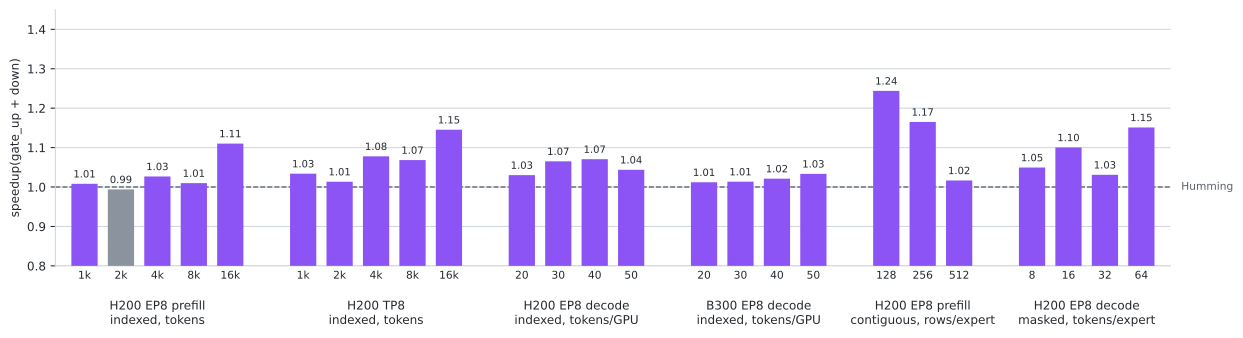

Write Python code to recreate this figure.
#!/usr/bin/env python3
"""Render the README performance chart from the tables in docs/performance.md.

    python docs/assets/benchmark_chart.py

writes benchmark_chart.svg and benchmark_chart_dark.svg next to this script.
Each bar is speedup(gate_up + down) at one size: Humming's summed gate_up and
down time over chord's, on the same GPU.  Requires matplotlib.
"""

from pathlib import Path

import matplotlib.pyplot as plt

# (group label, size labels, humming gate_up, chord gate_up, humming down,
# chord down); per-call microseconds from docs/performance.md.
SCENARIOS = [
    ("H200 EP8 prefill\nindexed, tokens", ["1k", "2k", "4k", "8k", "16k"],
     [300.0, 364.9, 563.8, 1031.4, 1947.2], [297.1, 367.9, 545.3, 999.9, 1697.8],
     [154.9, 195.4, 297.2, 524.4, 1004.5], [154.1, 195.8, 293.2, 540.8, 961.0]),
    ("H200 TP8\nindexed, tokens", ["1k", "2k", "4k", "8k", "16k"],
     [307.1, 372.4, 603.0, 1068.0, 2061.3], [300.4, 377.2, 566.0, 1042.5, 1821.3],
     [209.2, 311.8, 519.5, 956.4, 1840.0], [199.0, 297.9, 475.4, 852.5, 1585.3]),
    ("H200 EP8 decode\nindexed, tokens/GPU", ["20", "30", "40", "50"],
     [215.0, 247.1, 253.9, 255.8], [209.3, 237.6, 239.4, 248.2],
     [116.2, 132.2, 134.1, 136.0], [112.2, 118.5, 123.0, 127.2]),
    ("B300 EP8 decode\nindexed, tokens/GPU", ["20", "30", "40", "50"],
     [149.1, 168.5, 181.5, 185.5], [147.7, 167.2, 181.7, 183.5],
     [85.2, 94.2, 98.0, 102.3], [83.8, 92.0, 92.0, 95.0]),
    ("H200 EP8 prefill\ncontiguous, rows/expert", ["128", "256", "512"],
     [762.3, 1338.4, 2249.0], [598.3, 1142.1, 2247.4],
     [383.7, 674.4, 1183.3], [323.0, 585.6, 1128.6]),
    ("H200 EP8 decode\nmasked, tokens/expert", ["8", "16", "32", "64"],
     [253.1, 287.9, 354.5, 531.4], [242.1, 261.8, 340.6, 464.4],
     [131.8, 147.7, 172.2, 267.7], [124.7, 134.1, 170.3, 229.8]),
]

THEMES = {
    "light": {"suffix": "", "text": "#24292f", "grid": "#d0d7de",
              "bar": "#8c54f4", "below": "#8b949e", "base": "#57606a"},
    "dark": {"suffix": "_dark", "text": "#c9d1d9", "grid": "#30363d",
             "bar": "#a78bfa", "below": "#6e7681", "base": "#8b949e"},
}


def render(theme: dict) -> None:
    plt.rcParams.update({"font.size": 9, "text.color": theme["text"],
                         "axes.edgecolor": theme["grid"], "xtick.color": theme["text"],
                         "ytick.color": theme["text"], "axes.labelcolor": theme["text"],
                         "svg.hashsalt": "chord"})
    fig, ax = plt.subplots(figsize=(13, 3.6))
    x, gap, centers = 0.0, 1.0, []
    for label, sizes, h_gu, c_gu, h_dn, c_dn in SCENARIOS:
        speedups = [(a + b) / (c + d) for a, c, b, d in zip(h_gu, c_gu, h_dn, c_dn)]
        xs = [x + i for i in range(len(sizes))]
        colors = [theme["bar"] if s >= 1 else theme["below"] for s in speedups]
        ax.bar(xs, speedups, width=0.72, color=colors, zorder=3)
        for xi, s in zip(xs, speedups):
            ax.text(xi, s + 0.01, f"{s:.2f}", ha="center", va="bottom", fontsize=7.5)
        centers.append((sum(xs) / len(xs), label, xs, sizes))
        x = xs[-1] + 1 + gap
    ax.axhline(1.0, color=theme["base"], linestyle="--", linewidth=1, zorder=2)
    ax.text(x - gap, 1.0, " Humming", ha="left", va="center", fontsize=8,
            color=theme["base"], clip_on=False)
    ax.set_xticks([t for _, _, xs, _ in centers for t in xs],
                  [s for _, _, _, sizes in centers for s in sizes], fontsize=8)
    ax.tick_params(axis="x", length=0)
    for center, label, _, _ in centers:
        ax.text(center, -0.13, label, transform=ax.get_xaxis_transform(),
                ha="center", va="top", fontsize=9)
    ax.set_xlim(-0.8, x - gap - 0.2)
    ax.set_ylim(0.8, 1.45)
    ax.set_ylabel("speedup(gate_up + down)")
    ax.grid(axis="y", color=theme["grid"], linewidth=0.8, zorder=0)
    for side in ("top", "right"):
        ax.spines[side].set_visible(False)
    fig.tight_layout()
    out = Path(__file__).with_name(f"benchmark_chart{theme['suffix']}.svg")
    fig.savefig(out, transparent=True, bbox_inches="tight", metadata={"Date": None})
    plt.close(fig)
    print(f"wrote {out}")


if __name__ == "__main__":
    for theme in THEMES.values():
        render(theme)
